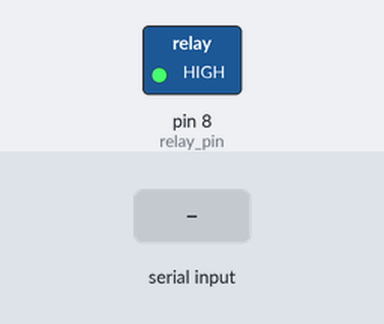
This sketch was run on a simulated Arduino Uno, built with avr-gcc and run on an emulated ATmega328P. Shown: switched loads named in the sketch (green lamp = pin HIGH). The test bench sets the inputs (shaded band). What the sketch prints to the serial monitor is not drawn.

Above: at 1.2 s.
1.3 s: "False" received over Serial
At 1.7 s:
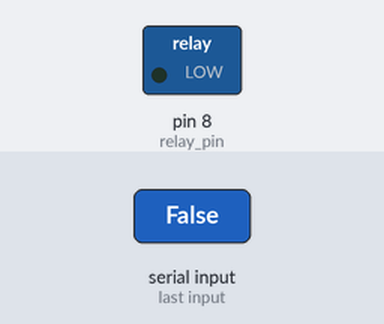
3.3 s: "True" received over the second serial link
At 6.0 s:
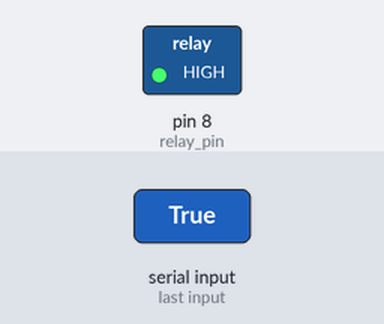
6.3 s: "a" received over Serial
At 6.7 s:
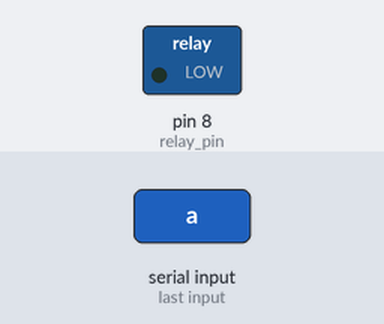
Timing chart, 0 to 9.3 s (numbered marks = the images above; inputs shaded):
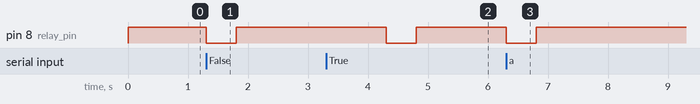

The sketch:

RelayBluetooth.ino
```cpp
#include <SoftwareSerial.h>
const int relay_pin = 8;

SoftwareSerial mySerial(15, 14); // RX, TX


void setup()
{
  Serial.begin(9600);
  pinMode(relay_pin, OUTPUT);
  Serial.println("Goodnight moon!");

  // set the data rate for the SoftwareSerial port
  mySerial.begin(9600);
  digitalWrite(relay_pin, HIGH);
}

// The loop function is called in an endless loop
void loop()
{

  char serial_ch=0;
  if (mySerial.available())
  {
    String str_bt = mySerial.readString();
    Serial.println(str_bt);
    str_bt.trim();
    if(str_bt=="True")
    {
      Serial.println("Trun On Computer");
      digitalWrite(relay_pin,LOW);
      delay(500);
      digitalWrite(relay_pin,HIGH);
      mySerial.println(" COM_OK");

    }
    else if(str_bt=="False")
    {
      Serial.println("Trun Off Computer(Shoud be deleted )");
      //digitalWrite(relay_pin,LOW);
    }

  }

  if (Serial.available())
  {
    serial_ch= Serial.read();
    if (serial_ch == 'a')
    {
      digitalWrite(relay_pin,LOW);
      delay(500);
      digitalWrite(relay_pin,HIGH);
    }

    Serial.print(serial_ch);
    mySerial.write(serial_ch);
  }


}
```

Measured:
- after the input at 1.3 s, pin 8 (relay_pin): HIGH → LOW at once, → HIGH 0.50 s later
- after the input at 3.3 s, pin 8 (relay_pin): HIGH → LOW after 1.0 s, → HIGH 0.50 s later
- after the input at 6.3 s, pin 8 (relay_pin): HIGH → LOW at once, → HIGH 0.50 s later
